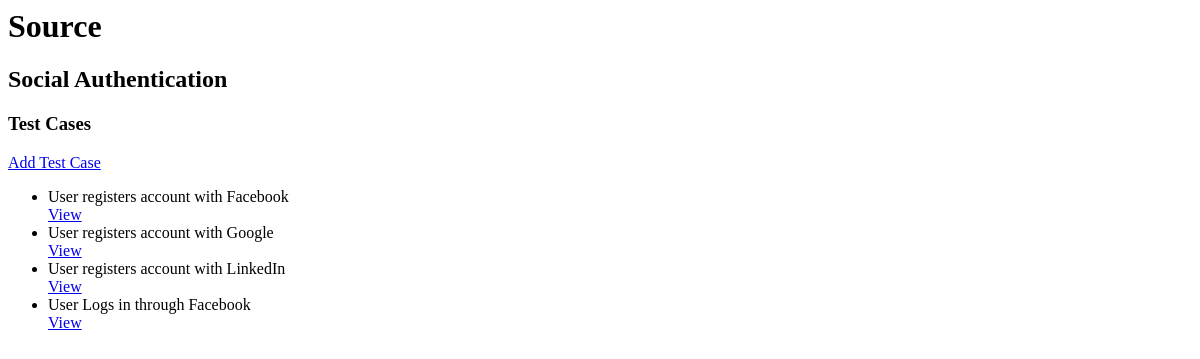
Before: /projects/1/features/1/ with the older database file.
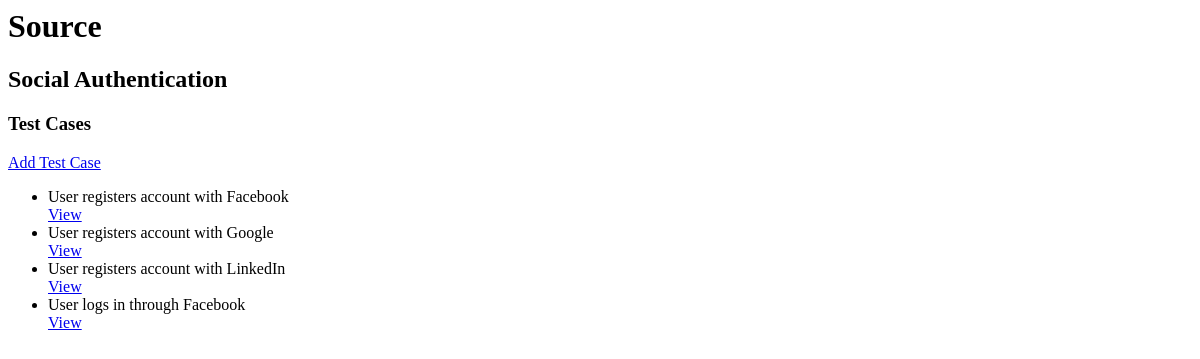
After: the same page with the newer database file.
### test_cases/models.py (models this page shows, shortened)
class TestCase(models.Model):
    PASS = 'P'
    FAIL = 'F'
    RESULTS = (
        (PASS, 'Pass'),
        (FAIL, 'Fail')
    )
    feature = models.ForeignKey(Feature)
    description = models.CharField(max_length=200)
    result = models.CharField(max_length=10, blank=True, choices=RESULTS)

### projects/views.py (the view)
class FeatureDetailView(generic.DetailView):
    model = Feature
    def get_context_data(self, **kwargs):
        context = super(FeatureDetailView, self).get_context_data(**kwargs)
        context['project'] = get_object_or_404(
            Project,
            pk=self.kwargs['project_pk'])
        context['testcase_list'] = TestCase.objects.filter(
            feature__pk=self.kwargs['pk'])
        return context

### projects/templates/features/feature_detail.html
<h1>{{ project.name }}</h1>
<h2>{{ feature.name }}</h2>
{% if testcase_list %}
    <h3>Test Cases</h3>
    <a href='{% url "projects:testcase_add" project.pk feature.pk %}'>Add Test Case</a>
    <ul>
        {% for testcase in testcase_list %}
            <li>{{ testcase.description }} <br>
            <a href="{% url 'projects:testcase_detail' project.pk feature.pk testcase.pk %}">View</a></li>
        {% endfor %}
    </ul>
{% endif %}

Changed rows visible on the page:
changed TestCase: description "User Logs in through Facebook" → "User logs in through Facebook"
